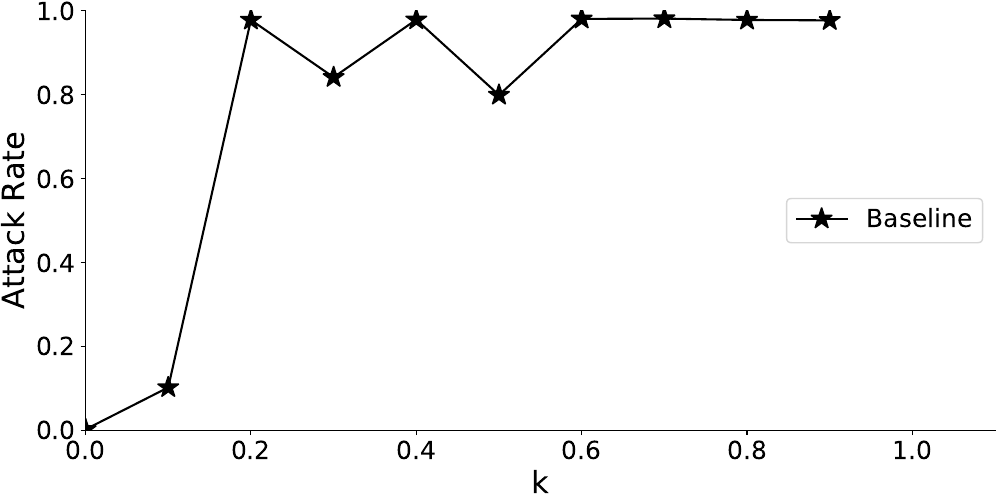

Write the Python code that produced this figure.
import pandas as pd
import numpy as np
import matplotlib.pyplot as plt
import matplotlib.lines as mlines
import pdb

fig, ax = plt.subplots(figsize=(10, 5))

full_df = np.zeros((10, 5, 5))

for run in range(1, 6):
	df = pd.read_csv("hard_topk_eval_data" + str(run) + ".csv",
		header=None)
	full_df[:, :, run - 1] = df.values

# Take the mean across 5 runs
plot_df = np.mean(full_df, axis=2)

pdb.set_trace()

# plt.plot(data1, color="black", label="Baseline", lw=3)
l1 = mlines.Line2D(np.arange(0, 1, 0.1), plot_df[:, 4],
	label="Baseline", marker='*', color='black', markersize=16)

ax.add_line(l1)
ax.set_xlim(0, 1.1)

plt.legend(handles=[l1], loc='right', fontsize=18)

plt.xlabel("k", fontsize=22)
plt.ylabel("Attack Rate", fontsize=22)

axes = plt.gca()
axes.set_ylim([0, 1])

ax.spines['right'].set_visible(False)
ax.spines['top'].set_visible(False)

plt.setp(ax.get_xticklabels(), fontsize=18)
plt.setp(ax.get_yticklabels(), fontsize=18)

fig.tight_layout(pad=0.1)
fig.savefig("feature_importance.pdf")

plt.show()